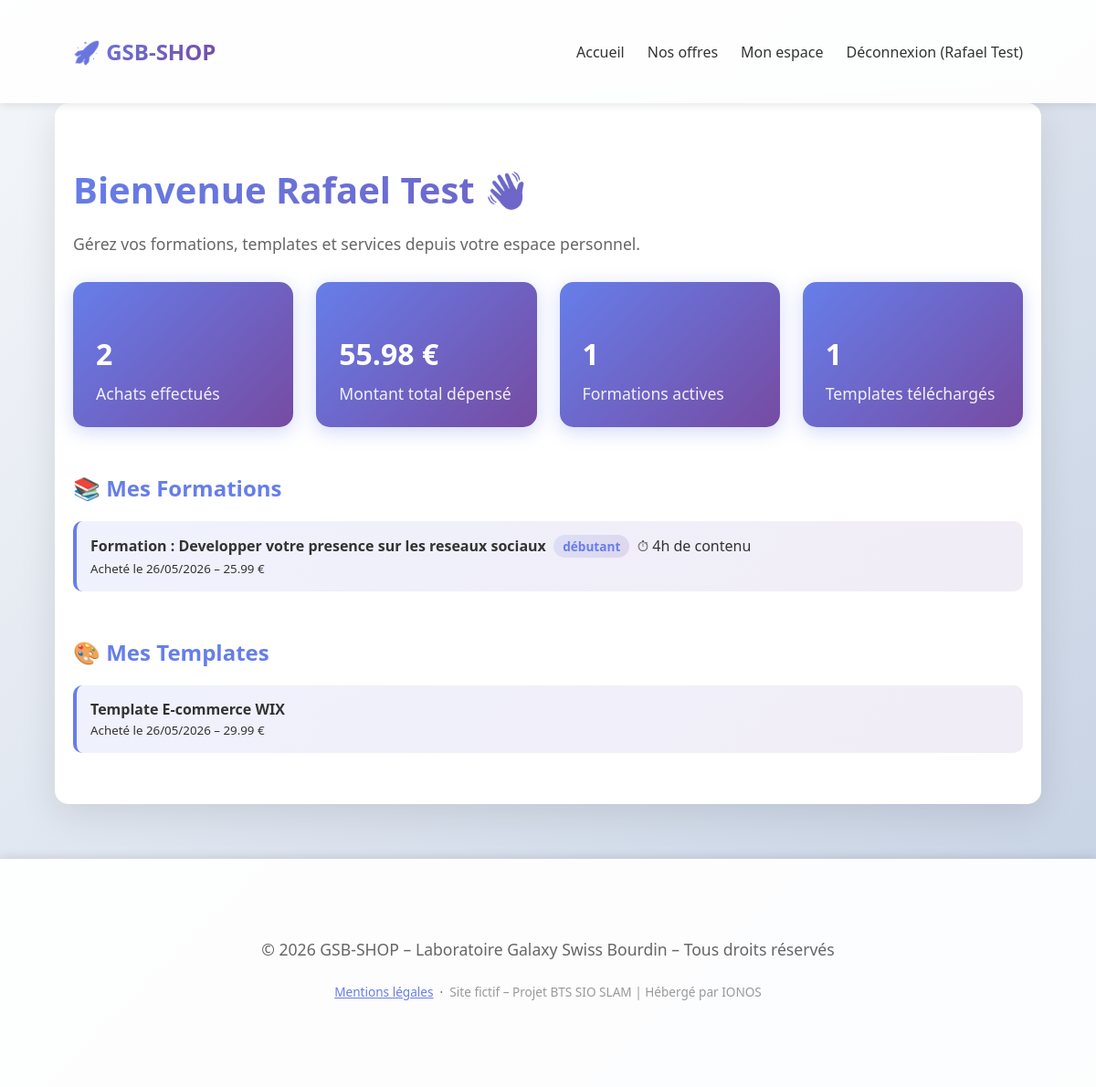
The app's page /dashboard.php (signed in) with its own data.
### tables this page shows
CREATE TABLE `user_profiles` (
  `user_id` int NOT NULL,
  `nb_achats` int DEFAULT '0',
  `total_depense` decimal(10,2) DEFAULT '0.00'
);

CREATE TABLE `purchases` (
  `id` int NOT NULL,
  `user_id` int NOT NULL,
  `product_id` int NOT NULL,
  `purchase_date` timestamp NULL DEFAULT CURRENT_TIMESTAMP,
  `amount` decimal(10,2) NOT NULL
);

CREATE TABLE `products` (
  `id` int NOT NULL,
  `name` varchar(200) NOT NULL,
  `description` text,
  `price` decimal(10,2) NOT NULL,
  `old_price` decimal(10,2) DEFAULT NULL,
  `type` enum('formation','template','service') NOT NULL,
  `created_at` timestamp NULL DEFAULT CURRENT_TIMESTAMP
);

CREATE TABLE `formations` (
  `product_id` int NOT NULL,
  `niveau` enum('débutant','intermédiaire','avancé') NOT NULL DEFAULT 'débutant',
  `duree_heures` int NOT NULL DEFAULT '1'
);

### session.php (called while the page is built, shortened)
<?php
function getUserName(): string {
    return $_SESSION['user_name'] ?? 'Invité';
}

### Produit.php (called while the page is built, shortened)
<?php
class Produit {
    protected int    $id;
    public function __construct(
        int    $id,
        string $nom,
        string $description,
        float  $prix,
        float  $ancienPrix,
        string $type
    ) {
        $this->id          = $id;
    }
    public function getId(): int          { return $this->id; }
}

### CatalogueProduits.php (called while the page is built, shortened)
<?php
require_once __DIR__ . '/Produit.php';
require_once __DIR__ . '/Formation.php';
class CatalogueProduits {
    private array $produits = [];
    public function charger(PDO $conn): void {
        $this->produits = [];
        $stmt = $conn->prepare("
            SELECT p.id, p.name, p.description, p.price, p.old_price,
                   f.niveau, f.duree_heures
            FROM products p
            INNER JOIN formations f ON f.product_id = p.id
            ORDER BY p.price
        ");
        $stmt->execute();
        foreach ($stmt->fetchAll(PDO::FETCH_ASSOC) as $row) {
            $this->produits[] = new Formation(
                (int)$row['id'],
                $row['name'],
                $row['description'],
                (float)$row['price'],
                (float)$row['old_price'],
                $row['niveau'],
                (int)$row['duree_heures']
            );
        }
        $stmt = $conn->prepare("
            SELECT p.id, p.name, p.description, p.price, p.old_price,
                   s.delai_jours, s.inclut_support
            FROM products p
            INNER JOIN services s ON s.product_id = p.id
            ORDER BY p.price
        ");
        $stmt->execute();
        foreach ($stmt->fetchAll(PDO::FETCH_ASSOC) as $row) {
            $this->produits[] = new Service(
                (int)$row['id'],
                $row['name'],
                $row['description'],
                (float)$row['price'],
                (float)$row['old_price'],
                (int)$row['delai_jours'],
                (bool)$row['inclut_support']
            );
        }
        $stmt = $conn->prepare("
            SELECT p.id, p.name, p.description, p.price, p.old_price
            FROM products p
            WHERE p.type = 'template'
            ORDER BY p.price
        ");
        $stmt->execute();
        foreach ($stmt->fetchAll(PDO::FETCH_ASSOC) as $row) {
            $this->produits[] = new Produit(
                (int)$row['id'],
                $row['name'],
                $row['description'],
                (float)$row['price'],
                (float)$row['old_price'],
                'template'
            );
        }
    }
    public function getParId(int $id): ?Produit {
        foreach ($this->produits as $produit) {
            if ($produit->getId() === $id) {
                return $produit;
            }
        }
        return null;
    }
}

### Formation.php (called while the page is built, shortened)
<?php
require_once __DIR__ . '/Produit.php';
class Formation extends Produit {
    private string $niveau;
    private int    $dureeHeures;
    public function __construct(
        int    $id,
        string $nom,
        string $description,
        float  $prix,
        float  $ancienPrix,
        string $niveau,
        int    $dureeHeures
    ) {
        $this->niveau       = $niveau;
        $this->dureeHeures  = $dureeHeures;
    }
    public function getNiveau(): string    { return $this->niveau; }
    public function afficherDuree(): string {
        return $this->dureeHeures . 'h de contenu';
    }
}

### dashboard.php (the view, shortened to what this page needs)
<?php
require_once __DIR__ . '/config/session.php';
require_once __DIR__ . '/models/CatalogueProduits.php';
$db   = new Database();
$conn = $db->getConnection();
$stmt = $conn->prepare("CALL sp_stats_utilisateur(?)");
$stmt->execute([getUserId()]);
$stats = $stmt->fetch(PDO::FETCH_ASSOC);
$stmt = $conn->prepare("
    SELECT pr.id, pr.name, pr.type, p.purchase_date, p.amount
    FROM purchases p
    JOIN products pr ON p.product_id = pr.id
    WHERE p.user_id = ?
    ORDER BY p.purchase_date DESC
");
$stmt->execute([getUserId()]);
$purchases = $stmt->fetchAll(PDO::FETCH_ASSOC);
$catalogue = new CatalogueProduits();
$catalogue->charger($conn);
$parType = ['formation' => [], 'template' => [], 'service' => []];
foreach ($purchases as $purchase) {
    $type = $purchase['type'] ?? 'template';
    if (isset($parType[$type])) {
        $parType[$type][] = $purchase;
    }
}
require_once __DIR__ . '/templates/header.php';
?>
<main class="container">
    <h1>Bienvenue <?= htmlspecialchars(getUserName()) ?> 👋</h1>
    <p>Gérez vos formations, templates et services depuis votre espace personnel.</p>
    <div class="dashboard-grid">
        <div class="stat-card">
            <h3><?= (int)($stats['total_achats'] ?? 0) ?></h3>
            <p>Achats effectués</p>
        </div>
        <div class="stat-card">
            <h3><?= number_format((float)($stats['total_depense'] ?? 0), 2) ?> €</h3>
            <p>Montant total dépensé</p>
        </div>
        <div class="stat-card">
            <h3><?= (int)($stats['nb_formations'] ?? 0) ?></h3>
            <p>Formations actives</p>
        </div>
        <div class="stat-card">
            <h3><?= (int)($stats['nb_templates'] ?? 0) ?></h3>
            <p>Templates téléchargés</p>
        </div>
    </div>
    <?php if (empty($purchases)): ?>
        <div style="text-align:center; margin-top:60px;">
            <p style="font-size:1.2em; color:#666;">Vous n'avez pas encore effectué d'achat.</p>
            <a class="btn" href="/checkout.php" style="margin-top:20px; display:inline-block;">Découvrir nos offres</a>
        </div>
    <?php else: ?>
        <?php if (!empty($parType['formation'])): ?>
            <h2 style="margin-top:50px; color:#667eea;">📚 Mes Formations</h2>
            <ul>
                <?php foreach ($parType['formation'] as $item):
                    $produit = $catalogue->getParId((int)$item['id']);
                ?>
                    <li>
                        <strong><?= htmlspecialchars($item['name']) ?></strong>
                        <?php if ($produit instanceof Formation): ?>
                            &nbsp;<span class="badge-niveau"><?= htmlspecialchars($produit->getNiveau()) ?></span>
                            &nbsp;⏱ <?= htmlspecialchars($produit->afficherDuree()) ?>
                        <?php endif; ?>
                        <br>
                        <small>Acheté le <?= date('d/m/Y', strtotime($item['purchase_date'])) ?>
                            – <?= number_format((float)$item['amount'], 2) ?> €</small>
                    </li>
                <?php endforeach; ?>
            </ul>
        <?php endif; ?>
        <?php if (!empty($parType['template'])): ?>
            <h2 style="margin-top:50px; color:#667eea;">🎨 Mes Templates</h2>
            <ul>
                <?php foreach ($parType['template'] as $item): ?>
                    <li>
                        <strong><?= htmlspecialchars($item['name']) ?></strong><br>
                        <small>Acheté le <?= date('d/m/Y', strtotime($item['purchase_date'])) ?>
                            – <?= number_format((float)$item['amount'], 2) ?> €</small>
                    </li>
                <?php endforeach; ?>
            </ul>
        <?php endif; ?>
    <?php endif; ?>
</main>
<?php require_once __DIR__ . '/templates/footer.php'; ?>

### style.css (style rules this page uses)
* { box-sizing: border-box; }
body { margin: 0; font-family: 'Segoe UI', sans-serif; background: linear-gradient(135deg, #f5f7fa 0%, #c3cfe2 100%); min-height: 100vh; color: #333; }
.container { width: 90%; max-width: 1100px; margin: 0 auto; padding: 40px 20px; }
main { background: white; border-radius: 15px; box-shadow: 0 10px 40px rgba(0,0,0,.1); padding: 50px; margin: 40px auto; margin-bottom: 40px; }
h1 { font-size: 2.5em; margin-bottom: 20px; background: linear-gradient(135deg, #667eea 0%, #764ba2 100%); -webkit-background-clip: text; -webkit-text-fill-color: transparent; background-clip: text; }
p { font-size: 1.1em; color: #666; margin-bottom: 25px; }
.badge-niveau { display: inline-block; padding: 3px 10px; border-radius: 20px; font-size: .85em; font-weight: 600; background: linear-gradient(135deg, rgba(102,126,234,.15), rgba(118,75,162,.15)); color: #667eea; }
ul { list-style: none; margin-top: 20px; padding: 0; }
ul li { padding: 15px; margin-bottom: 10px; background: linear-gradient(135deg, rgba(102,126,234,.1), rgba(118,75,162,.1)); border-radius: 10px; border-left: 4px solid #667eea; transition: transform .2s; }
.dashboard-grid { display: grid; grid-template-columns: repeat(auto-fit, minmax(220px, 1fr)); gap: 25px; margin-top: 30px; }
.stat-card { background: linear-gradient(135deg, #667eea 0%, #764ba2 100%); color: white; padding: 25px; border-radius: 15px; box-shadow: 0 5px 20px rgba(102,126,234,.3); }
.stat-card h3 { font-size: 2em; margin-bottom: 10px; color: white; }
.stat-card p { color: rgba(255,255,255,.9); margin: 0; }

### records on screen
user_profiles: nb_achats "2", total_depense "55.98"
purchases: product.name "Formation : Developper votre presence sur les reseaux sociaux", purchase_date "26/05/2026", amount "25.99"
formations: niveau "débutant", duree_heures "4h de contenu"
purchases: product.name "Template E-commerce WIX", purchase_date "26/05/2026", amount "29.99"

### other values on screen
getUserName() "Rafael Test"
$stats['nb_formations'] "1"
$stats['nb_templates'] "1"
